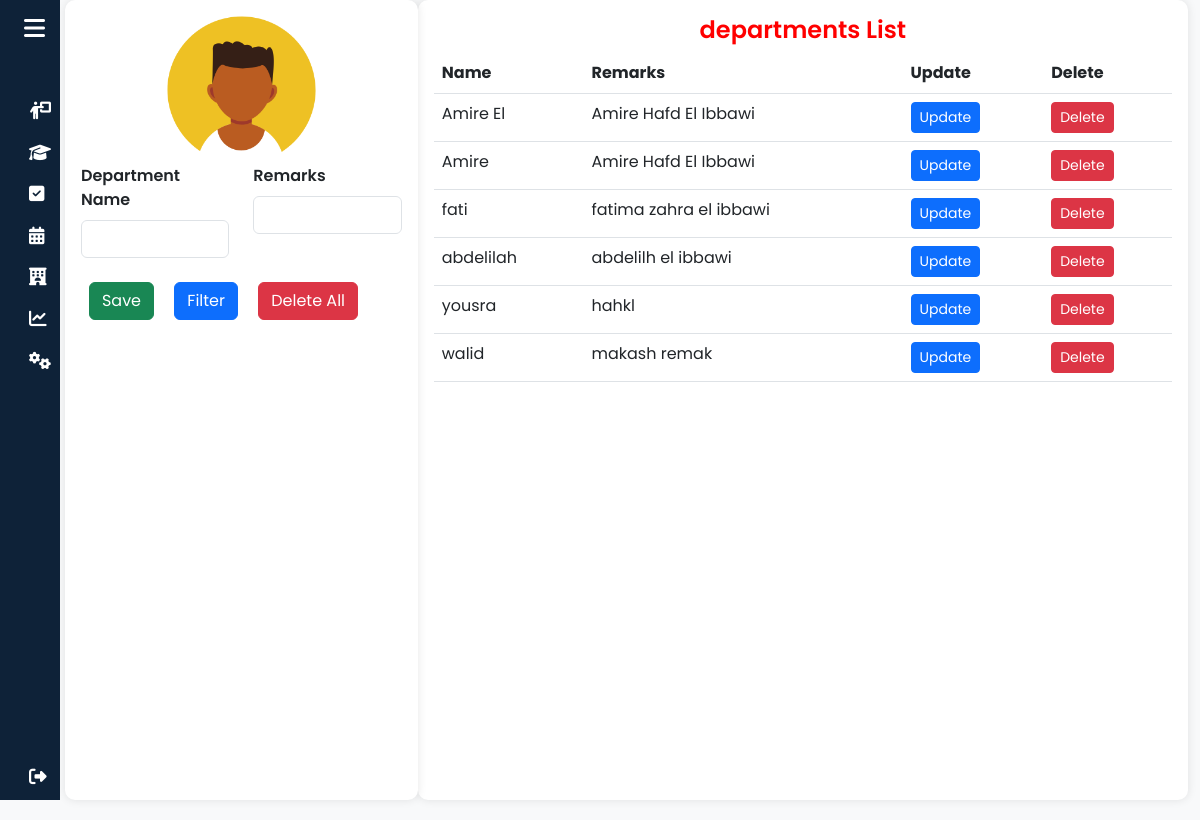
Page /depar.php (signed in) on the committed database.
### tables this page shows
CREATE TABLE `departments` (
  `id` int(11) NOT NULL,
  `name` varchar(255) NOT NULL,
  `remarks` varchar(255) NOT NULL
);

### depar.php (the view, shortened to what this page needs)
<?php
require_once 'config.php';
$sqlstate = $pdo->query('SELECT * FROM departments');
$departments = $sqlstate->fetchAll(PDO::FETCH_ASSOC);
?>
<!DOCTYPE html>
<html lang="en">
<head>
    <link href="https://cdn.lineicons.com/4.0/lineicons.css" rel="stylesheet" />
    <link href="https://cdn.jsdelivr.net/npm/bootstrap@5.3.0-alpha3/dist/css/bootstrap.min.css" rel="stylesheet">
    <link rel="stylesheet" href="css/sidebar.css">
    <link rel="stylesheet" href="css/form.css">
</head>
<body>
    <div class="container-fluid">
        <div class="wrapper d-flex">
            <aside id="sidebar">
                <div class="d-flex">
                    <button class="toggle-btn" type="button">
                        <i class="fa-sharp fa-solid fa-bars"></i>
                    </button>
                </div>
                <ul class="sidebar-nav">
                    <li class="sidebar-item">
                        <a href="teachers.php" class="sidebar-link">
                            <i class="fa-solid fa-person-chalkboard"></i>
                        </a>
                    </li>
                    <li class="sidebar-item">
                        <a href="students.php" class="sidebar-link">
                            <i class="fa-solid fa-graduation-cap"></i>
                        </a>
                    </li>
                    <li class="sidebar-item">
                        <a href="marks.php" class="sidebar-link">
                            <i class="fa-solid fa-square-check"></i>
                        </a>
                    </li>
                    <li class="sidebar-item">
                        <a href="schedules.php" class="sidebar-link">
                            <i class="fa-solid fa-calendar-days"></i>
                        </a>
                    </li>
                    <li class="sidebar-item">
                        <a href="depar.php" class="sidebar-link">
                            <i class="fa-solid fa-hotel"></i>
                        </a>
                    </li>
                    <li class="sidebar-item">
                        <a href="dash.php" class="sidebar-link">
                            <i class="fa-solid fa-chart-line"></i>
                        </a>
                    </li>
                    <li class="sidebar-item">
                        <a href="setting.php" class="sidebar-link">
                            <i class="fa-solid fa-gears"></i>
                        </a>
                    </li>
                </ul>
                <div class="sidebar-footer">
                    <a href="logout.php" class="sidebar-link">
                        <i class="fa-solid fa-right-from-bracket"></i>
                    </a>
                </div>
            </aside>
            <div class="main p-3 width8hu">
                <h1 class="text-center red-text">departments List</h1>
                <div class="table-responsive">
                    <table class="table">
                        <thead>
                            <tr>
                                <th scope="col">Name</th>
                                <th scope="col">Remarks</th>
                                <th scope="col">Update</th>
                                <th scope="col">Delete</th>
                            </tr>
                        </thead>
                        <tbody>
                            <?php
                            foreach ($departments as $st) {
                            ?>
                                <tr>
                                    <td><?= $st['name'] ?></td>
                                    <td><?= $st['remarks'] ?></td>
                                    <td>
                                        <button type="button" class="btn btn-primary btn-sm btn-block" data-bs-toggle="modal" data-bs-target="#editTeacherModal<?= $st['id'] ?>">
                                            Update
                                        </button>
                                    </td>
                                    <form method="post">
                                        <td>
                                            <button class="btn btn-danger btn-sm btn-block" type="submit" name="delete_row">Delete</button>
                                        </td>
                                    </form>
                                </tr>
                            <?php
                            }
                            ?>
                        </tbody>
                    </table>
                </div>
            </div>
            <div class="main p-3 width">
                <div class="row justify-content-center">
                    <div class="col-md-6 text-center">
                        <img src="image/5.png" class="wd img-fluid d-block mx-auto" alt="Centered Image" style="width: 200px;">
                    </div>
                </div>
                <form method="post">
                    <div class="row mb-4">
                        <div class="col">
                            <div data-mdb-input-init class="form-outline">
                                <label class="form-label">Department Name</label>
                                <input type="text" class="form-control" name="name" />
                            </div>
                        </div>
                        <div class="col">
                            <div data-mdb-input-init class="form-outline">
                                <label class="form-label">Remarks</label>
                                <input type="text" class="form-control" name="remarks" />
                            </div>
                        </div>
                    </div>
                    <div class="d-flex justify-content-center">
                        <button type="submit" class="btn btn-success mx-2" name="save">Save</button>
                        <button type="submit" class="btn btn-primary mx-2" name="filter_submit">Filter</button>
                        <button type="submit" class="btn btn-danger mx-2" name="delete_all">Delete All</button>
                    </div>
                </form>
            </div>
        </div>
    </div>
</body>
</html>

### css/sidebar.css (style rules this page uses)
a { text-decoration: none; }
li { list-style: none; }
h1 { font-weight: 600; font-size: 1.5rem; }
body { font-family: 'Poppins', sans-serif; }
.wrapper { display: flex; }
.main { min-height: 100vh; width: 100%; overflow: hidden; transition: all 0.35s ease-in-out; background-color: #fafbfe; }
#sidebar { width: 5%; z-index: 1000; transition: all .25s ease-in-out; background-color: #0e2238; display: flex; flex-direction: column; position: fixed; top: 0%; left: 0%; z-index: 10; height: 100vh; }
.toggle-btn { background-color: transparent; cursor: pointer; border: 0; padding: 1rem 1.5rem; }
body a { color: #FFF; }
.toggle-btn i { font-size: 1.5rem; color: #FFF; }
.sidebar-nav { padding: 2rem 0; flex: 1 1 auto; }
a.sidebar-link { padding: .625rem 1.625rem; color: #FFF; display: block; font-size: 0.9rem; white-space: nowrap; border-left: 3px solid transparent; }
.sidebar-link i { font-size: 1.1rem; margin-right: .75rem; }
.sidebar-item { position: relative; }

### css/form.css (style rules this page uses)
body { background-color: #f8f9fa; }
.main { background-color: #fff; border-radius: 10px; box-shadow: 0 0 10px rgba(0, 0, 0, 0.1); padding: 20px; margin-bottom: 20px; }
.form-label { font-weight: 600; }
.width { width: 30%; float: right; }
.width8hu { width: calc(100% - 34.5%); float: right; }
.d-flex { display: unset !important; }

### depar.php (style rules this page uses)
.red-text { color: red; }

### rows in the picture
departments: name "Amire El", remarks "Amire Hafd El Ibbawi"
departments: name "Amire", remarks "Amire Hafd El Ibbawi"
departments: name "fati", remarks "fatima zahra el ibbawi"
departments: name "abdelilah", remarks "abdelilh el ibbawi"
departments: name "yousra", remarks "hahkl"
departments: name "walid", remarks "makash remak"
